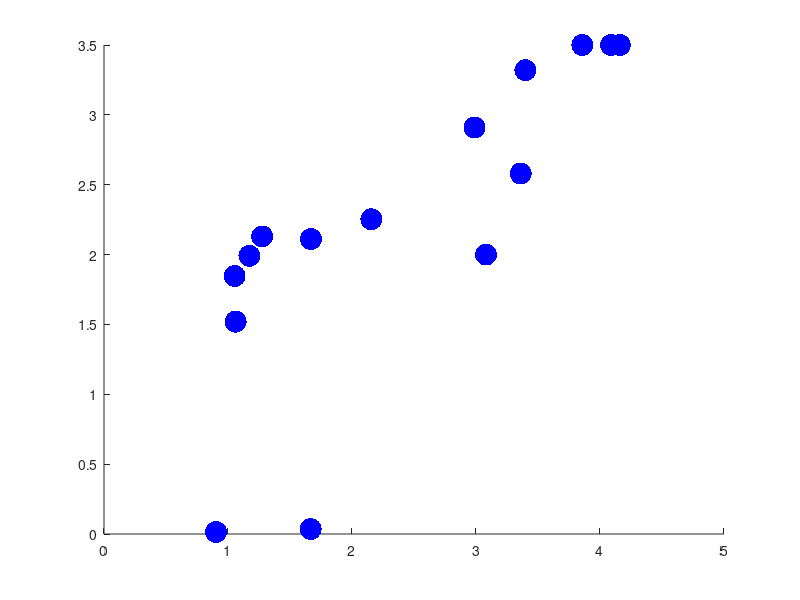

Reproduce this figure in MATLAB. (Note: this script raises an error after producing the figure.)
% clear 

species_num = 15;
load OTEdata             % ote
% load powerlaw_exp        % pl -> abs(slope)
load exponential_exp     % ex
load scale_OTEvsMeanAbd  % expScale
load pl_OTEvsT           % exp_te
load pl_abd_exp          % pl_abd -> slope

expon  = 1./ex;     % exponent of exponential distribution
scale  = expScale;  % exponent of Scaling law for OTE(t) vs MeanAbd(t)

exp_te_pl = 1 - exp_te';
exp_abd_pl = 1 - pl_abd';

% figure;
% for i = 1:species_num
%     scatter(exp_te_pl(i),exp_abd_pl(i),250,'b','filled');
%     hold on
% %     scatter(ote(i),ex(i),250,'b','filled');
% %     hold on
% end

% figure;scatter(ote,pl,250,'b','filled');
% figure;scatter(ote,exp,250,'b','filled');
% figure;scatter(pl,scl,250,'b','filled');
% figure;scatter(exp,scl,250,'b','filled');

exp_abd_pl(2) = expon(2);
exp_abd_pl(3) = expon(3);
% pl(5) = exp(5);
% pl(6) = exp(6);
% pl(7) = exp(7);
% pl(8) = exp(8);
% pl(9) = exp(9);
% pl(10) = exp(10);
% pl(12) = exp(12);
% pl(14) = exp(14);

% figure; scatter(ote,pl,250,'b','filled');hold on


figure;
for i = 1:species_num
    scatter(ote(i),exp_abd_pl(i),250,'b','filled');
    hold on
%     scatter(ote(i),ex(i),250,'b','filled');
%     hold on
end
[aa1,bb1,s1] = curveFit(ote,exp_abd_pl,'ko');hold on
xlim([0 5])
ylim([0 5])
xlabel('OTE')
ylabel('exponents')
set(gca,'fontsize',28);
legend('1','2','3','4','5','6','7','8','9','10','11','12','13','14','15')
box on